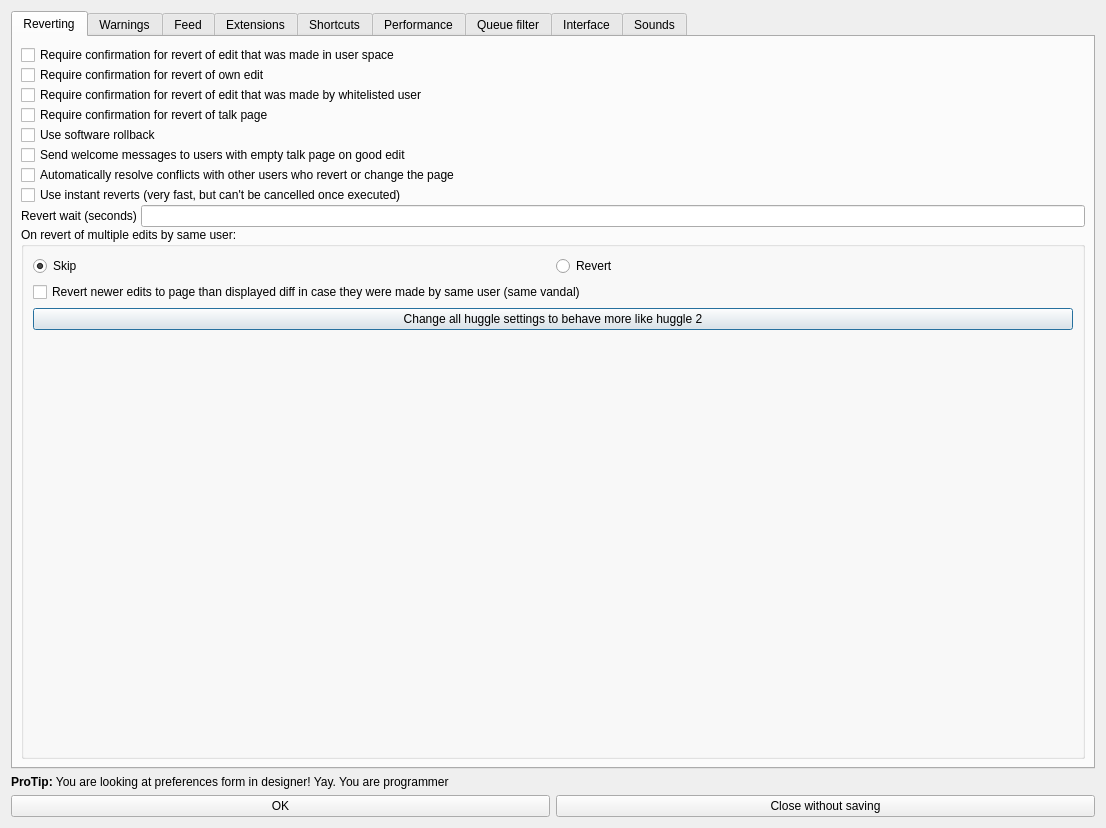
<?xml version="1.0" encoding="UTF-8"?>
<ui version="4.0">
 <class>Preferences</class>
 <widget class="QDialog" name="Preferences">
  <property name="geometry">
   <rect>
    <x>0</x>
    <y>0</y>
    <width>1106</width>
    <height>828</height>
   </rect>
  </property>
  <property name="sizePolicy">
   <sizepolicy hsizetype="Fixed" vsizetype="Fixed">
    <horstretch>0</horstretch>
    <verstretch>0</verstretch>
   </sizepolicy>
  </property>
  <property name="windowTitle">
   <string>Dialog</string>
  </property>
  <property name="windowIcon">
   <iconset resource="../huggle_res/pictures.qrc">
    <normaloff>:/huggle/pictures/Resources/huggle3_small.ico</normaloff>:/huggle/pictures/Resources/huggle3_small.ico</iconset>
  </property>
  <layout class="QVBoxLayout" name="verticalLayout">
   <item>
    <widget class="QTabWidget" name="tabWidget">
     <property name="currentIndex">
      <number>0</number>
     </property>
     <widget class="QWidget" name="tab">
      <attribute name="title">
       <string>Reverting</string>
      </attribute>
      <layout class="QVBoxLayout" name="verticalLayout_10">
       <property name="spacing">
        <number>0</number>
       </property>
       <property name="leftMargin">
        <number>8</number>
       </property>
       <property name="topMargin">
        <number>8</number>
       </property>
       <property name="rightMargin">
        <number>8</number>
       </property>
       <property name="bottomMargin">
        <number>8</number>
       </property>
       <item>
        <layout class="QVBoxLayout" name="verticalLayout_2">
         <property name="spacing">
          <number>0</number>
         </property>
         <property name="leftMargin">
          <number>0</number>
         </property>
         <property name="topMargin">
          <number>0</number>
         </property>
         <property name="rightMargin">
          <number>0</number>
         </property>
         <property name="bottomMargin">
          <number>0</number>
         </property>
         <item>
          <widget class="QCheckBox" name="checkBox_ConfirmUserSpaceEditRevert">
           <property name="text">
            <string>Require confirmation for revert of edit that was made in user space</string>
           </property>
          </widget>
         </item>
         <item>
          <widget class="QCheckBox" name="checkBox_ConfirmOwnEditRevert">
           <property name="text">
            <string>Require confirmation for revert of own edit</string>
           </property>
          </widget>
         </item>
         <item>
          <widget class="QCheckBox" name="checkBox_ConfirmWhitelistedRevert">
           <property name="text">
            <string>Require confirmation for revert of edit that was made by whitelisted user</string>
           </property>
          </widget>
         </item>
         <item>
          <widget class="QCheckBox" name="checkBox_ConfirmTalkRevert">
           <property name="text">
            <string>Require confirmation for revert of talk page</string>
           </property>
          </widget>
         </item>
         <item>
          <widget class="QCheckBox" name="checkBox_UseRollback">
           <property name="text">
            <string>Use software rollback</string>
           </property>
          </widget>
         </item>
         <item>
          <widget class="QCheckBox" name="checkBox_WelcomeEmptyPage">
           <property name="text">
            <string>Send welcome messages to users with empty talk page on good edit</string>
           </property>
          </widget>
         </item>
         <item>
          <widget class="QCheckBox" name="checkBox_AutoResolveConflicts">
           <property name="text">
            <string>Automatically resolve conflicts with other users who revert or change the page</string>
           </property>
          </widget>
         </item>
         <item>
          <widget class="QCheckBox" name="checkBox_27">
           <property name="text">
            <string>Use instant reverts (very fast, but can't be cancelled once executed)</string>
           </property>
          </widget>
         </item>
         <item>
          <layout class="QHBoxLayout" name="horizontalLayout_7">
           <property name="spacing">
            <number>4</number>
           </property>
           <item>
            <widget class="QLabel" name="label_3">
             <property name="text">
              <string>Revert wait (seconds)</string>
             </property>
            </widget>
           </item>
           <item>
            <widget class="QLineEdit" name="lineEdit_3"/>
           </item>
          </layout>
         </item>
         <item>
          <widget class="QGroupBox" name="groupBox">
           <property name="minimumSize">
            <size>
             <width>0</width>
             <height>60</height>
            </size>
           </property>
           <property name="title">
            <string>On revert of multiple edits by same user:</string>
           </property>
           <layout class="QVBoxLayout" name="verticalLayout_11">
            <item>
             <layout class="QHBoxLayout" name="horizontalLayout_5">
              <item>
               <widget class="QRadioButton" name="radioButton">
                <property name="text">
                 <string>Skip</string>
                </property>
                <property name="checked">
                 <bool>true</bool>
                </property>
               </widget>
              </item>
              <item>
               <widget class="QRadioButton" name="radioButton_2">
                <property name="text">
                 <string>Revert</string>
                </property>
               </widget>
              </item>
             </layout>
            </item>
            <item>
             <widget class="QCheckBox" name="checkBox_20">
              <property name="text">
               <string>Revert newer edits to page than displayed diff in case they were made by same user (same vandal)</string>
              </property>
             </widget>
            </item>
            <item>
             <widget class="QPushButton" name="pushButton_7">
              <property name="text">
               <string>Change all huggle settings to behave more like huggle 2</string>
              </property>
             </widget>
            </item>
            <item>
             <spacer name="verticalSpacer_4">
              <property name="orientation">
               <enum>Qt::Vertical</enum>
              </property>
              <property name="sizeHint" stdset="0">
               <size>
                <width>20</width>
                <height>40</height>
               </size>
              </property>
             </spacer>
            </item>
           </layout>
          </widget>
         </item>
        </layout>
       </item>
      </layout>
     </widget>
     <widget class="QWidget" name="tab_5">
      <attribute name="title">
       <string>Warnings</string>
      </attribute>
      <layout class="QVBoxLayout" name="verticalLayout_8">
       <property name="spacing">
        <number>0</number>
       </property>
       <property name="leftMargin">
        <number>8</number>
       </property>
       <property name="topMargin">
        <number>8</number>
       </property>
       <property name="rightMargin">
        <number>8</number>
       </property>
       <property name="bottomMargin">
        <number>8</number>
       </property>
       <item>
        <layout class="QVBoxLayout" name="verticalLayout_13">
         <property name="spacing">
          <number>0</number>
         </property>
         <item>
          <widget class="QCheckBox" name="checkBox_MergeMessages">
           <property name="text">
            <string>Merge your messages with others in existing sections</string>
           </property>
          </widget>
         </item>
         <item>
          <widget class="QCheckBox" name="checkBox_MonthHeaders">
           <property name="text">
            <string>Use months as headers instead of name of page</string>
           </property>
          </widget>
         </item>
         <item>
          <widget class="QCheckBox" name="checkBox_AutoWarning">
           <property name="text">
            <string>Use automatic warning type and level on &quot;send warning&quot; function</string>
           </property>
          </widget>
         </item>
         <item>
          <widget class="QCheckBox" name="checkBox_AutoReport">
           <property name="text">
            <string>Automatically report users to AIV page</string>
           </property>
          </widget>
         </item>
         <item>
          <widget class="QCheckBox" name="cb_WatchWarn">
           <property name="text">
            <string>Watch talk page of user who receives a warning from you</string>
           </property>
          </widget>
         </item>
         <item>
          <layout class="QHBoxLayout" name="horizontalLayout_10">
           <item>
            <widget class="QLabel" name="label_WatchlistPreference">
             <property name="text">
              <string>Preference for watchlist when editing or creating any page:</string>
             </property>
            </widget>
           </item>
           <item>
            <widget class="QComboBox" name="comboBox_WatchlistPreference"/>
           </item>
          </layout>
         </item>
        </layout>
       </item>
       <item>
        <spacer name="verticalSpacer_3">
         <property name="orientation">
          <enum>Qt::Vertical</enum>
         </property>
         <property name="sizeHint" stdset="0">
          <size>
           <width>20</width>
           <height>40</height>
          </size>
         </property>
        </spacer>
       </item>
      </layout>
     </widget>
     <widget class="QWidget" name="Feed">
      <attribute name="title">
       <string>Feed</string>
      </attribute>
      <layout class="QVBoxLayout" name="verticalLayout_12">
       <property name="spacing">
        <number>0</number>
       </property>
       <property name="leftMargin">
        <number>8</number>
       </property>
       <property name="topMargin">
        <number>8</number>
       </property>
       <property name="rightMargin">
        <number>8</number>
       </property>
       <property name="bottomMargin">
        <number>8</number>
       </property>
       <item>
        <layout class="QVBoxLayout" name="verticalLayout_5">
         <property name="spacing">
          <number>0</number>
         </property>
         <item>
          <widget class="QCheckBox" name="checkBox_EnableIrc">
           <property name="text">
            <string>Enable IRC</string>
           </property>
          </widget>
         </item>
         <item>
          <widget class="QCheckBox" name="checkBox_RemoveRevertedEdits">
           <property name="text">
            <string>Remove edits that were already reverted by someone else</string>
           </property>
          </widget>
         </item>
         <item>
          <widget class="QCheckBox" name="checkBox_RemoveOldEdits">
           <property name="text">
            <string>Remove old edits if newer edit to same page is parsed</string>
           </property>
          </widget>
         </item>
         <item>
          <widget class="QCheckBox" name="ck_RemoveTrusted">
           <property name="text">
            <string>Remove edits to which newer edit was made by trusted user from queue</string>
           </property>
          </widget>
         </item>
         <item>
          <widget class="QCheckBox" name="cb_AutoRefresh">
           <property name="text">
            <string>Automatically refresh current page in case there was another edit made to it</string>
           </property>
          </widget>
         </item>
         <item>
          <layout class="QHBoxLayout" name="horizontalLayout_9">
           <item>
            <widget class="QLabel" name="label_14">
             <property name="text">
              <string>Preferred provider of recent changes:</string>
             </property>
            </widget>
           </item>
           <item>
            <widget class="QComboBox" name="cbProviders"/>
           </item>
          </layout>
         </item>
        </layout>
       </item>
       <item>
        <layout class="QHBoxLayout" name="horizontalLayout_12">
         <item>
          <widget class="QCheckBox" name="cbMaxScore">
           <property name="text">
            <string>Global MaxScore (edits with score higher than this will be ignored)</string>
           </property>
          </widget>
         </item>
         <item>
          <widget class="QLineEdit" name="leMaxScore">
           <property name="maximumSize">
            <size>
             <width>100</width>
             <height>16777215</height>
            </size>
           </property>
           <property name="inputMethodHints">
            <set>Qt::ImhDigitsOnly</set>
           </property>
          </widget>
         </item>
        </layout>
       </item>
       <item>
        <layout class="QHBoxLayout" name="horizontalLayout_13">
         <item>
          <widget class="QCheckBox" name="cbMinScore">
           <property name="text">
            <string>Global MinScore (edits with score lower than this will be ignored)</string>
           </property>
          </widget>
         </item>
         <item>
          <widget class="QLineEdit" name="leMinScore">
           <property name="maximumSize">
            <size>
             <width>100</width>
             <height>16777215</height>
            </size>
           </property>
           <property name="inputMethodHints">
            <set>Qt::ImhDigitsOnly</set>
           </property>
          </widget>
         </item>
        </layout>
       </item>
       <item>
        <layout class="QHBoxLayout" name="horizontalLayout_14">
         <item>
          <widget class="QLabel" name="l_QueueSize">
           <property name="text">
            <string>Queue Size</string>
           </property>
          </widget>
         </item>
         <item>
          <widget class="QLineEdit" name="le_QueueSize">
           <property name="maximumSize">
            <size>
             <width>100</width>
             <height>16777215</height>
            </size>
           </property>
           <property name="inputMethodHints">
            <set>Qt::ImhDigitsOnly</set>
           </property>
           <property name="placeholderText">
            <string>0</string>
           </property>
          </widget>
         </item>
        </layout>
       </item>
       <item>
        <layout class="QHBoxLayout" name="horizontalLayout_15">
         <item>
          <widget class="QLabel" name="l_EmptyQueuePage">
           <property name="text">
            <string>Empty queue page:</string>
           </property>
          </widget>
         </item>
         <item>
          <widget class="QLineEdit" name="le_EmptyQueuePage"/>
         </item>
        </layout>
       </item>
       <item>
        <spacer name="verticalSpacer_5">
         <property name="orientation">
          <enum>Qt::Vertical</enum>
         </property>
         <property name="sizeHint" stdset="0">
          <size>
           <width>20</width>
           <height>40</height>
          </size>
         </property>
        </spacer>
       </item>
      </layout>
     </widget>
     <widget class="QWidget" name="tab_2">
      <attribute name="title">
       <string>Extensions</string>
      </attribute>
      <layout class="QVBoxLayout" name="verticalLayout_3">
       <property name="spacing">
        <number>0</number>
       </property>
       <property name="leftMargin">
        <number>8</number>
       </property>
       <property name="topMargin">
        <number>8</number>
       </property>
       <property name="rightMargin">
        <number>8</number>
       </property>
       <property name="bottomMargin">
        <number>8</number>
       </property>
       <item>
        <widget class="QCheckBox" name="checkBox_unsafe">
         <property name="text">
          <string>Enable unsafe JS code</string>
         </property>
        </widget>
       </item>
       <item>
        <widget class="QTableWidget" name="tableWidget">
         <property name="contextMenuPolicy">
          <enum>Qt::CustomContextMenu</enum>
         </property>
         <property name="selectionBehavior">
          <enum>QAbstractItemView::SelectRows</enum>
         </property>
        </widget>
       </item>
      </layout>
     </widget>
     <widget class="QWidget" name="tab_7">
      <attribute name="title">
       <string>Shortcuts</string>
      </attribute>
      <layout class="QHBoxLayout" name="horizontalLayout_8">
       <property name="leftMargin">
        <number>8</number>
       </property>
       <property name="topMargin">
        <number>8</number>
       </property>
       <property name="bottomMargin">
        <number>8</number>
       </property>
       <item>
        <widget class="QTableWidget" name="tableWidget_2">
         <property name="selectionBehavior">
          <enum>QAbstractItemView::SelectRows</enum>
         </property>
        </widget>
       </item>
      </layout>
     </widget>
     <widget class="QWidget" name="tab_4">
      <attribute name="title">
       <string>Performance</string>
      </attribute>
      <layout class="QVBoxLayout" name="verticalLayout_6">
       <property name="spacing">
        <number>0</number>
       </property>
       <property name="leftMargin">
        <number>8</number>
       </property>
       <property name="topMargin">
        <number>8</number>
       </property>
       <property name="rightMargin">
        <number>8</number>
       </property>
       <property name="bottomMargin">
        <number>8</number>
       </property>
       <item>
        <widget class="QCheckBox" name="checkBox_AutomaticallyGroup">
         <property name="text">
          <string>Group edits made by same user (will download them after history of edit is processed, pre-caching not possible)</string>
         </property>
        </widget>
       </item>
       <item>
        <widget class="QCheckBox" name="checkBox_14">
         <property name="text">
          <string>Automatically load history and user info (requires lot of network connection)</string>
         </property>
        </widget>
       </item>
       <item>
        <widget class="QCheckBox" name="checkBox_21">
         <property name="text">
          <string>Display last revision of page in case currently loaded edit is not a last revision (will post-download it bypassing cache)</string>
         </property>
        </widget>
       </item>
       <item>
        <widget class="QCheckBox" name="checkBox_8">
         <property name="text">
          <string>Get a founder of every page (required in order to G7 blanked pages)</string>
         </property>
        </widget>
       </item>
       <item>
        <widget class="QCheckBox" name="checkBox_26">
         <property name="text">
          <string>Require a delay after every load of next edit, for which it is not possible to use any write feature (useful when you need to resolve keyboard multi-press bug)</string>
         </property>
        </widget>
       </item>
       <item>
        <layout class="QHBoxLayout" name="horizontalLayout_6">
         <property name="spacing">
          <number>4</number>
         </property>
         <item>
          <widget class="QLabel" name="label_2">
           <property name="text">
            <string>Time for which you need to wait between edit features are enabled (seconds):</string>
           </property>
          </widget>
         </item>
         <item>
          <widget class="QLineEdit" name="lineEdit_2"/>
         </item>
        </layout>
       </item>
       <item>
        <widget class="QCheckBox" name="cbCatScansAndWatched">
         <property name="text">
          <string>Enable category scans and watchlist filtering</string>
         </property>
        </widget>
       </item>
       <item>
        <widget class="QGroupBox" name="groupBox_2">
         <property name="title">
          <string>When you revert or change a displayed edit</string>
         </property>
         <layout class="QVBoxLayout" name="verticalLayout_7">
          <item>
           <widget class="QRadioButton" name="radioButton_3">
            <property name="text">
             <string>Display next</string>
            </property>
            <property name="checked">
             <bool>true</bool>
            </property>
           </widget>
          </item>
          <item>
           <widget class="QRadioButton" name="radioButton_4">
            <property name="text">
             <string>Retrieve your own edit</string>
            </property>
           </widget>
          </item>
          <item>
           <widget class="QRadioButton" name="radioButton_5">
            <property name="text">
             <string>Nothing</string>
            </property>
           </widget>
          </item>
          <item>
           <spacer name="verticalSpacer_2">
            <property name="orientation">
             <enum>Qt::Vertical</enum>
            </property>
            <property name="sizeHint" stdset="0">
             <size>
              <width>20</width>
              <height>40</height>
             </size>
            </property>
           </spacer>
          </item>
         </layout>
        </widget>
       </item>
      </layout>
     </widget>
     <widget class="QWidget" name="tab_3">
      <attribute name="title">
       <string>Queue filter</string>
      </attribute>
      <layout class="QHBoxLayout" name="horizontalLayout_2">
       <property name="spacing">
        <number>6</number>
       </property>
       <property name="leftMargin">
        <number>8</number>
       </property>
       <property name="topMargin">
        <number>8</number>
       </property>
       <property name="rightMargin">
        <number>8</number>
       </property>
       <property name="bottomMargin">
        <number>8</number>
       </property>
       <item>
        <widget class="QListWidget" name="listWidget"/>
       </item>
       <item>
        <layout class="QVBoxLayout" name="verticalLayout_4">
         <property name="spacing">
          <number>0</number>
         </property>
         <item>
          <layout class="QFormLayout" name="formLayout">
           <property name="fieldGrowthPolicy">
            <enum>QFormLayout::AllNonFixedFieldsGrow</enum>
           </property>
           <property name="horizontalSpacing">
            <number>0</number>
           </property>
           <property name="verticalSpacing">
            <number>0</number>
           </property>
           <item row="3" column="0">
            <widget class="QLabel" name="label_botEdits">
             <property name="text">
              <string>Bot edits (b)</string>
             </property>
            </widget>
           </item>
           <item row="3" column="1">
            <widget class="QComboBox" name="cbqBots"/>
           </item>
           <item row="5" column="0">
            <widget class="QLabel" name="label_ownEdits">
             <property name="text">
              <string>Own edits</string>
             </property>
            </widget>
           </item>
           <item row="5" column="1">
            <widget class="QComboBox" name="cbqOwn"/>
           </item>
           <item row="6" column="0">
            <widget class="QLabel" name="label_reverts">
             <property name="text">
              <string>Reverts</string>
             </property>
            </widget>
           </item>
           <item row="6" column="1">
            <widget class="QComboBox" name="cbqRevert"/>
           </item>
           <item row="7" column="0">
            <widget class="QLabel" name="label_8">
             <property name="text">
              <string>New page</string>
             </property>
            </widget>
           </item>
           <item row="7" column="1">
            <widget class="QComboBox" name="cbqNew"/>
           </item>
           <item row="8" column="0">
            <widget class="QLabel" name="label_minor">
             <property name="text">
              <string>Minor</string>
             </property>
            </widget>
           </item>
           <item row="8" column="1">
            <widget class="QComboBox" name="cbqMinor"/>
           </item>
           <item row="9" column="0">
            <widget class="QLabel" name="label_9">
             <property name="text">
              <string>Whitelisted</string>
             </property>
            </widget>
           </item>
           <item row="9" column="1">
            <widget class="QComboBox" name="cbqWl"/>
           </item>
           <item row="10" column="0">
            <widget class="QLabel" name="label_10">
             <property name="text">
              <string>Friend</string>
             </property>
            </widget>
           </item>
           <item row="10" column="1">
            <widget class="QComboBox" name="cbqFrd"/>
           </item>
           <item row="11" column="0">
            <widget class="QLabel" name="label_11">
             <property name="text">
              <string>Userspace</string>
             </property>
            </widget>
           </item>
           <item row="11" column="1">
            <widget class="QComboBox" name="cbqUserspace"/>
           </item>
           <item row="12" column="0">
            <widget class="QLabel" name="label_talk">
             <property name="text">
              <string>Talk page</string>
             </property>
            </widget>
           </item>
           <item row="12" column="1">
            <widget class="QComboBox" name="cbqTp"/>
           </item>
           <item row="13" column="0">
            <widget class="QLabel" name="label_watched">
             <property name="text">
              <string>Watched</string>
             </property>
            </widget>
           </item>
           <item row="13" column="1">
            <widget class="QComboBox" name="cbqWatched"/>
           </item>
           <item row="1" column="0">
            <widget class="QLabel" name="lSites">
             <property name="text">
              <string>Site:</string>
             </property>
            </widget>
           </item>
           <item row="1" column="1">
            <widget class="QComboBox" name="cbSites"/>
           </item>
           <item row="2" column="1">
            <widget class="QComboBox" name="cbDefault"/>
           </item>
           <item row="2" column="0">
            <widget class="QLabel" name="lDefault">
             <property name="text">
              <string>Default for this site:</string>
             </property>
            </widget>
           </item>
           <item row="14" column="0">
            <widget class="QLabel" name="lFilterIgnoredTags">
             <property name="text">
              <string>Ignored tags</string>
             </property>
            </widget>
           </item>
           <item row="15" column="0">
            <widget class="QLabel" name="lRequiredTags">
             <property name="text">
              <string>Required tags</string>
             </property>
            </widget>
           </item>
           <item row="14" column="1">
            <widget class="QLineEdit" name="leIgnoredTags"/>
           </item>
           <item row="15" column="1">
            <widget class="QLineEdit" name="leRequiredTags"/>
           </item>
           <item row="16" column="0">
            <widget class="QLabel" name="lFilterIgnoredCategories">
             <property name="text">
              <string>Ignored categories</string>
             </property>
            </widget>
           </item>
           <item row="17" column="0">
            <widget class="QLabel" name="lRequiredCategories">
             <property name="text">
              <string>Required categories</string>
             </property>
            </widget>
           </item>
           <item row="16" column="1">
            <widget class="QLineEdit" name="leIgnoredCategories"/>
           </item>
           <item row="17" column="1">
            <widget class="QLineEdit" name="leRequiredCategories"/>
           </item>
           <item row="4" column="0">
            <widget class="QLabel" name="label_Unregistered">
             <property name="text">
              <string>IP users</string>
             </property>
            </widget>
           </item>
           <item row="4" column="1">
            <widget class="QComboBox" name="cbqIP"/>
           </item>
          </layout>
         </item>
         <item>
          <widget class="QTableWidget" name="tableWidget_3"/>
         </item>
         <item>
          <spacer name="verticalSpacer_6">
           <property name="orientation">
            <enum>Qt::Vertical</enum>
           </property>
           <property name="sizeHint" stdset="0">
            <size>
             <width>20</width>
             <height>40</height>
            </size>
           </property>
          </spacer>
         </item>
         <item>
          <widget class="QLineEdit" name="lineEdit"/>
         </item>
         <item>
          <layout class="QHBoxLayout" name="horizontalLayout_4">
           <item>
            <widget class="QPushButton" name="pushButton_6">
             <property name="text">
              <string>Save</string>
             </property>
            </widget>
           </item>
           <item>
            <widget class="QPushButton" name="pushButton_5">
             <property name="text">
              <string>Reset</string>
             </property>
            </widget>
           </item>
          </layout>
         </item>
         <item>
          <layout class="QHBoxLayout" name="horizontalLayout_3">
           <item>
            <widget class="QPushButton" name="pushButton_4">
             <property name="text">
              <string>Delete</string>
             </property>
            </widget>
           </item>
           <item>
            <widget class="QPushButton" name="pushButton_3">
             <property name="text">
              <string>Insert</string>
             </property>
            </widget>
           </item>
          </layout>
         </item>
        </layout>
       </item>
      </layout>
     </widget>
     <widget class="QWidget" name="tab_6">
      <property name="sizePolicy">
       <sizepolicy hsizetype="Preferred" vsizetype="Preferred">
        <horstretch>0</horstretch>
        <verstretch>0</verstretch>
       </sizepolicy>
      </property>
      <attribute name="title">
       <string>Interface</string>
      </attribute>
      <layout class="QVBoxLayout" name="verticalLayout_9">
       <property name="spacing">
        <number>0</number>
       </property>
       <property name="leftMargin">
        <number>8</number>
       </property>
       <property name="topMargin">
        <number>8</number>
       </property>
       <property name="rightMargin">
        <number>8</number>
       </property>
       <property name="bottomMargin">
        <number>8</number>
       </property>
       <item>
        <widget class="QCheckBox" name="checkBox_22">
         <property name="text">
          <string>Make the columns of lists dynamic (will resize based on size of items) or manual (user can change their size)</string>
         </property>
        </widget>
       </item>
       <item>
        <widget class="QCheckBox" name="checkBox_25">
         <property name="text">
          <string>Display a notification when you receive a new message on your talk page</string>
         </property>
        </widget>
       </item>
       <item>
        <widget class="QCheckBox" name="checkBox_6">
         <property name="text">
          <string>Display warnings for API queries</string>
         </property>
        </widget>
       </item>
       <item>
        <widget class="QCheckBox" name="checkBox_23">
         <property name="text">
          <string>Page title in every diff (large text which show just a page title in top of every diff)</string>
         </property>
        </widget>
       </item>
       <item>
        <widget class="QCheckBox" name="checkBox_notifyUpdate">
         <property name="text">
          <string>Check for updates</string>
         </property>
        </widget>
       </item>
       <item>
        <widget class="QCheckBox" name="checkBox_notifyBeta">
         <property name="text">
          <string>Check for beta versions</string>
         </property>
        </widget>
       </item>
       <item>
        <widget class="QCheckBox" name="checkBox_31">
         <property name="text">
          <string>HAN can render HTML messages (dangerous)</string>
         </property>
        </widget>
       </item>
       <item>
        <widget class="QCheckBox" name="checkBox_7">
         <property name="text">
          <string>Highlight summary when present instead of when it's missing</string>
         </property>
        </widget>
       </item>
       <item>
        <widget class="QCheckBox" name="cbShowWarningIfNotOnLastRevision">
         <property name="text">
          <string>ShowWarningIfNotOnLastRevision</string>
         </property>
        </widget>
       </item>
       <item>
        <widget class="QCheckBox" name="cbKeystrokeFix">
         <property name="text">
          <string>Prevent repeated keystrokes by following rate in miliseconds (only 1 same shortcut can be triggered within N ms)</string>
         </property>
        </widget>
       </item>
       <item>
        <widget class="QLineEdit" name="le_KeystrokeRate"/>
       </item>
       <item>
        <widget class="QPushButton" name="pushButton_rs">
         <property name="text">
          <string>Restore layout</string>
         </property>
        </widget>
       </item>
       <item>
        <layout class="QFormLayout" name="formLayout_2">
         <item row="0" column="0">
          <widget class="QLabel" name="label_13">
           <property name="minimumSize">
            <size>
             <width>82</width>
             <height>0</height>
            </size>
           </property>
           <property name="text">
            <string>Font:</string>
           </property>
          </widget>
         </item>
         <item row="1" column="0">
          <widget class="QLabel" name="label">
           <property name="minimumSize">
            <size>
             <width>82</width>
             <height>0</height>
            </size>
           </property>
           <property name="text">
            <string>Font size:</string>
           </property>
          </widget>
         </item>
         <item row="0" column="1">
          <widget class="QLineEdit" name="lineEdit_5"/>
         </item>
         <item row="1" column="1">
          <widget class="QSpinBox" name="sxFontSize">
           <property name="minimum">
            <number>2</number>
           </property>
           <property name="value">
            <number>12</number>
           </property>
          </widget>
         </item>
        </layout>
       </item>
       <item>
        <spacer name="verticalSpacer">
         <property name="orientation">
          <enum>Qt::Vertical</enum>
         </property>
         <property name="sizeHint" stdset="0">
          <size>
           <width>20</width>
           <height>40</height>
          </size>
         </property>
        </spacer>
       </item>
      </layout>
     </widget>
     <widget class="QWidget" name="tab_8">
      <attribute name="title">
       <string>Sounds</string>
      </attribute>
      <layout class="QVBoxLayout" name="verticalLayout_14">
       <property name="spacing">
        <number>0</number>
       </property>
       <property name="leftMargin">
        <number>8</number>
       </property>
       <property name="topMargin">
        <number>8</number>
       </property>
       <property name="rightMargin">
        <number>8</number>
       </property>
       <property name="bottomMargin">
        <number>8</number>
       </property>
       <item>
        <widget class="QLabel" name="label_NoAudio">
         <property name="text">
          <string>&lt;html&gt;&lt;head/&gt;&lt;body&gt;&lt;p&gt;&lt;img src=&quot;:/huggle/pictures/Resources/warning_icon_micro.png&quot;/&gt; This version of huggle was compiled without audio support&lt;/p&gt;&lt;/body&gt;&lt;/html&gt;</string>
         </property>
         <property name="textFormat">
          <enum>Qt::RichText</enum>
         </property>
         <property name="scaledContents">
          <bool>false</bool>
         </property>
        </widget>
       </item>
       <item>
        <widget class="QCheckBox" name="cbPlayOnIRCMsg">
         <property name="text">
          <string>Play sound when a message is received in HAN</string>
         </property>
        </widget>
       </item>
       <item>
        <widget class="QCheckBox" name="cbPlayOnNewItem">
         <property name="text">
          <string>Play sound when new item is added to queue</string>
         </property>
        </widget>
       </item>
       <item>
        <layout class="QHBoxLayout" name="horizontalLayout_11">
         <item>
          <widget class="QLabel" name="label_minimal_score">
           <property name="text">
            <string>Minimal edit score for notification</string>
           </property>
          </widget>
         </item>
         <item>
          <widget class="QLineEdit" name="ln_QueueSoundMinScore">
           <property name="text">
            <string>800</string>
           </property>
          </widget>
         </item>
        </layout>
       </item>
       <item>
        <spacer name="verticalSpacer_7">
         <property name="orientation">
          <enum>Qt::Vertical</enum>
         </property>
         <property name="sizeHint" stdset="0">
          <size>
           <width>20</width>
           <height>40</height>
          </size>
         </property>
        </spacer>
       </item>
      </layout>
     </widget>
    </widget>
   </item>
   <item>
    <widget class="QLabel" name="label_pt">
     <property name="text">
      <string>&lt;html&gt;&lt;head/&gt;&lt;body&gt;&lt;p&gt;&lt;span style=&quot; font-weight:600;&quot;&gt;ProTip:&lt;/span&gt; You are looking at preferences form in designer! Yay. You are programmer&lt;/p&gt;&lt;/body&gt;&lt;/html&gt;</string>
     </property>
     <property name="textFormat">
      <enum>Qt::RichText</enum>
     </property>
    </widget>
   </item>
   <item>
    <layout class="QHBoxLayout" name="horizontalLayout">
     <item>
      <widget class="QPushButton" name="pushButton_2">
       <property name="sizePolicy">
        <sizepolicy hsizetype="Preferred" vsizetype="Preferred">
         <horstretch>0</horstretch>
         <verstretch>0</verstretch>
        </sizepolicy>
       </property>
       <property name="text">
        <string>OK</string>
       </property>
      </widget>
     </item>
     <item>
      <widget class="QPushButton" name="pushButton">
       <property name="sizePolicy">
        <sizepolicy hsizetype="Preferred" vsizetype="Preferred">
         <horstretch>0</horstretch>
         <verstretch>0</verstretch>
        </sizepolicy>
       </property>
       <property name="text">
        <string>Close without saving</string>
       </property>
      </widget>
     </item>
    </layout>
   </item>
  </layout>
 </widget>
 <resources>
  <include location="../huggle_res/pictures.qrc"/>
 </resources>
 <connections/>
</ui>
